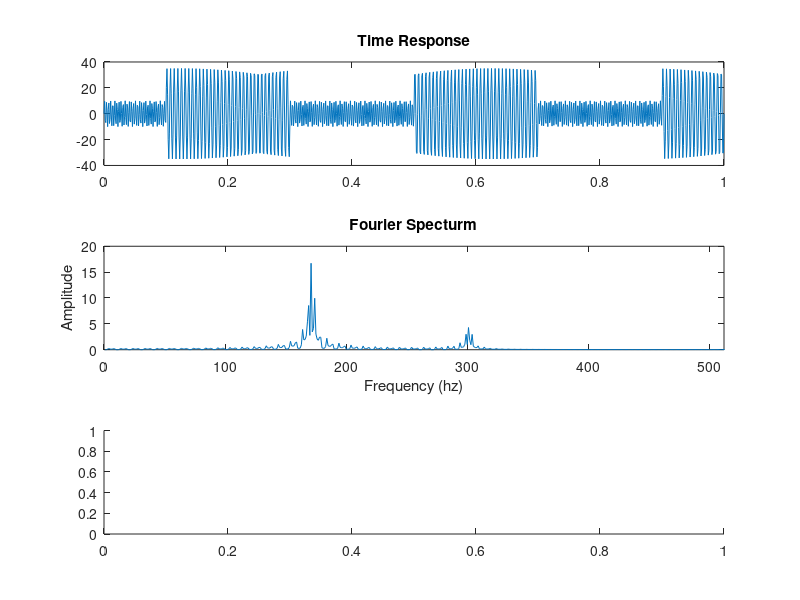

Source code (MATLAB): (Note: this script raises an error after producing the figure.)
%Another time varient singal alternating between frequency 300hz and 450hz and
%impulse
close all; clc; clear;
observe_time = 1;
sample_freq = 1024;
n_sample_pt = observe_time * sample_freq + 1;
time_line = linspace(0, 1, n_sample_pt);
dt = 1/sample_freq;
f1 = 300;
f2 = 170;
a1 = 10;
a2 = 35;

signal = zeros([n_sample_pt, 1]);
for i = 1:n_sample_pt
    t = dt*(i-1);
    if t <= 0.1 || and(t>0.3, t<=0.5) || and(t>0.7, t<=0.9)
        signal(i) = a1 * sin(2*pi*f1*t);
    else
        signal(i) = a2 * sin(2*pi*f2*t);
    end
end

figure;
subplot(3, 1, 1);
plot(time_line, signal);
title("Time Response");

subplot(3, 1, 2);
plot(abs(2*fft(signal)/n_sample_pt));
xlim([0, 512]);
title("Fourier Specturm");
ylabel("Amplitude")
xlabel("Frequency (hz)");

subplot(3, 1, 3);
spectrogram(signal, hann(128), [], [], sample_freq, "yaxis"); %not giving argument noverlap and f
title("Spectrogram")
ylabel("Frequency")
xlabel("Time (ms)")


